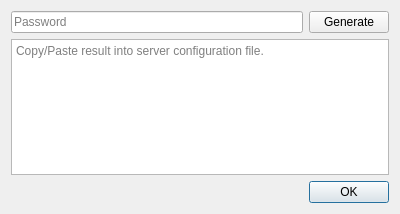
<?xml version="1.0" encoding="UTF-8"?>
<ui version="4.0">
 <class>KeyGeneratorDialog</class>
 <widget class="QDialog" name="KeyGeneratorDialog">
  <property name="geometry">
   <rect>
    <x>0</x>
    <y>0</y>
    <width>400</width>
    <height>214</height>
   </rect>
  </property>
  <property name="windowTitle">
   <string>Passward Generator</string>
  </property>
  <property name="windowIcon">
   <iconset resource="../rolisteam.qrc">
    <normaloff>:/logo-256.ico</normaloff>:/logo-256.ico</iconset>
  </property>
  <layout class="QVBoxLayout" name="verticalLayout">
   <item>
    <layout class="QHBoxLayout" name="horizontalLayout">
     <item>
      <widget class="QLineEdit" name="m_passwordEdit">
       <property name="echoMode">
        <enum>QLineEdit::Password</enum>
       </property>
       <property name="placeholderText">
        <string>Password</string>
       </property>
      </widget>
     </item>
     <item>
      <widget class="QPushButton" name="pushButton">
       <property name="text">
        <string>Generate</string>
       </property>
      </widget>
     </item>
    </layout>
   </item>
   <item>
    <widget class="QPlainTextEdit" name="m_resultEdit">
     <property name="readOnly">
      <bool>true</bool>
     </property>
     <property name="textInteractionFlags">
      <set>Qt::TextSelectableByKeyboard|Qt::TextSelectableByMouse</set>
     </property>
     <property name="placeholderText">
      <string>Copy/Paste result into server configuration file.</string>
     </property>
    </widget>
   </item>
   <item>
    <widget class="QDialogButtonBox" name="buttonBox">
     <property name="orientation">
      <enum>Qt::Horizontal</enum>
     </property>
     <property name="standardButtons">
      <set>QDialogButtonBox::Ok</set>
     </property>
    </widget>
   </item>
  </layout>
 </widget>
 <resources>
  <include location="../rolisteam.qrc"/>
  <include location="../rolisteam.qrc"/>
 </resources>
 <connections>
  <connection>
   <sender>buttonBox</sender>
   <signal>accepted()</signal>
   <receiver>KeyGeneratorDialog</receiver>
   <slot>accept()</slot>
   <hints>
    <hint type="sourcelabel">
     <x>248</x>
     <y>254</y>
    </hint>
    <hint type="destinationlabel">
     <x>157</x>
     <y>274</y>
    </hint>
   </hints>
  </connection>
  <connection>
   <sender>buttonBox</sender>
   <signal>rejected()</signal>
   <receiver>KeyGeneratorDialog</receiver>
   <slot>reject()</slot>
   <hints>
    <hint type="sourcelabel">
     <x>316</x>
     <y>260</y>
    </hint>
    <hint type="destinationlabel">
     <x>286</x>
     <y>274</y>
    </hint>
   </hints>
  </connection>
 </connections>
</ui>
